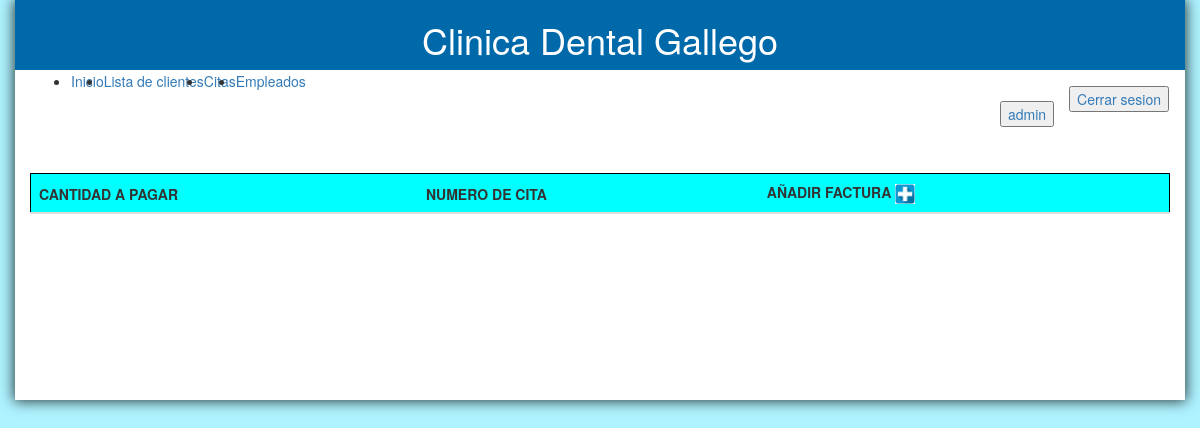
/admin/facturas.php (signed in), run on an earlier commit of the app's database.
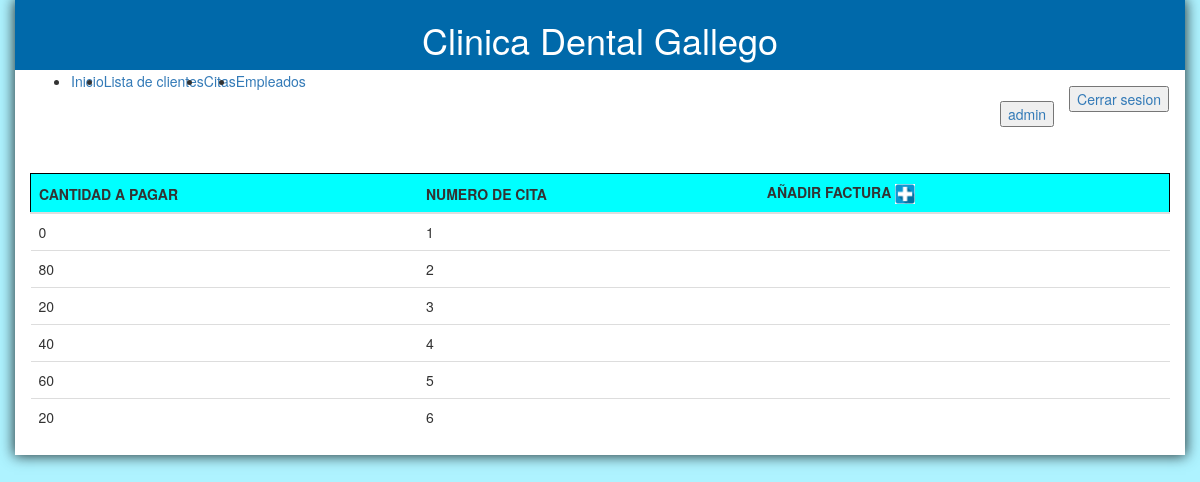
And on a later commit of the database.
### tables this page shows
CREATE TABLE IF NOT EXISTS `facturas` (
  `id_factura` INT(11) NOT NULL AUTO_INCREMENT,
  `cantidad` VARCHAR(45) NOT NULL,
  `numero` INT(11) NOT NULL,
  PRIMARY KEY (`id_factura`, `numero`),
  CONSTRAINT `numero`
    FOREIGN KEY (`numero`)
    REFERENCES `citas` (`numero`)
    ON DELETE CASCADE
    ON UPDATE CASCADE);

### admin/facturas.php (the view, shortened to what this page needs)
<?php
include_once '../funciones.php';
 ?>
<!DOCTYPE html>
<html lang="es">
  <head>
    <link rel="stylesheet" href="https://maxcdn.bootstrapcdn.com/bootstrap/3.3.7/css/bootstrap.min.css">
    <link rel="stylesheet" href="../estilo.css">
  </head>
  <body>
      <?php
            $connection = new mysqli("127.0.0.1", "root", "Admin2015", "clinica",3306);
            $connection->set_charset("uft8");
      ?>
      <div class="container">
          <div class="table-responsive ajuste">
                  <table class="table">
                      <thead class="tabla_head">
                        <tr>
                          <th>CANTIDAD A PAGAR </th>
                          <th>NUMERO DE CITA </th>
                          <th>AÑADIR FACTURA <img src='images/mas.jpg' width='20' height='20'/></th>
                        </tr>
          </thead>
                      <?php
                            $query="SELECT * from facturas";
                            if ($result = $connection->query($query)) {
                                while($obj = $result->fetch_object()) {
                                        echo "<tr>";
                                        echo "<td>".$obj->cantidad."</td>";
                                        echo "<td>".$obj->numero."</td>";
                                        echo "<td>
                                        </td>";
                                      echo "</tr>";
                                  }
                      }
                    ?>
                  </table>
              </div>
      </div>
  </body>
</html>

What changed in the data, as far as the page shows it:
added facturas: cantidad "0", numero "1"
added facturas: cantidad "80", numero "2"
added facturas: cantidad "20", numero "3"
added facturas: cantidad "40", numero "4"
added facturas: cantidad "60", numero "5"
added facturas: cantidad "20", numero "6"
